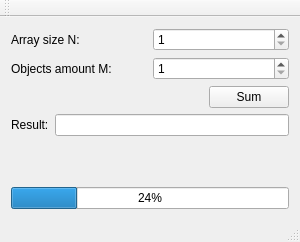
<?xml version="1.0" encoding="UTF-8"?>
<ui version="4.0">
 <class>MainWindow</class>
 <widget class="QMainWindow" name="MainWindow">
  <property name="geometry">
   <rect>
    <x>0</x>
    <y>0</y>
    <width>300</width>
    <height>242</height>
   </rect>
  </property>
  <property name="sizePolicy">
   <sizepolicy hsizetype="Preferred" vsizetype="Preferred">
    <horstretch>0</horstretch>
    <verstretch>0</verstretch>
   </sizepolicy>
  </property>
  <property name="minimumSize">
   <size>
    <width>300</width>
    <height>242</height>
   </size>
  </property>
  <property name="maximumSize">
   <size>
    <width>300</width>
    <height>242</height>
   </size>
  </property>
  <property name="windowTitle">
   <string>MainWindow</string>
  </property>
  <widget class="QWidget" name="centralWidget">
   <layout class="QVBoxLayout" name="verticalLayout">
    <item>
     <layout class="QGridLayout" name="gridLayout">
      <item row="0" column="0">
       <widget class="QLabel" name="label">
        <property name="text">
         <string>Array size N:</string>
        </property>
       </widget>
      </item>
      <item row="0" column="1">
       <widget class="QSpinBox" name="arraySizeSpinBox">
        <property name="minimum">
         <number>1</number>
        </property>
        <property name="maximum">
         <number>1000000</number>
        </property>
       </widget>
      </item>
      <item row="1" column="0">
       <widget class="QLabel" name="label_2">
        <property name="text">
         <string>Objects amount M:</string>
        </property>
       </widget>
      </item>
      <item row="1" column="1">
       <widget class="QSpinBox" name="objectsAmountSpinBox">
        <property name="minimum">
         <number>1</number>
        </property>
       </widget>
      </item>
     </layout>
    </item>
    <item>
     <layout class="QHBoxLayout" name="horizontalLayout">
      <item>
       <spacer name="horizontalSpacer">
        <property name="orientation">
         <enum>Qt::Horizontal</enum>
        </property>
        <property name="sizeHint" stdset="0">
         <size>
          <width>40</width>
          <height>20</height>
         </size>
        </property>
       </spacer>
      </item>
      <item>
       <widget class="QPushButton" name="SumPushButton">
        <property name="text">
         <string>Sum</string>
        </property>
       </widget>
      </item>
     </layout>
    </item>
    <item>
     <layout class="QHBoxLayout" name="horizontalLayout_2">
      <item>
       <widget class="QLabel" name="label_3">
        <property name="text">
         <string>Result:</string>
        </property>
       </widget>
      </item>
      <item>
       <widget class="QLineEdit" name="resultLineEdit">
        <property name="readOnly">
         <bool>true</bool>
        </property>
       </widget>
      </item>
     </layout>
    </item>
    <item>
     <spacer name="verticalSpacer">
      <property name="orientation">
       <enum>Qt::Vertical</enum>
      </property>
      <property name="sizeType">
       <enum>QSizePolicy::Expanding</enum>
      </property>
      <property name="sizeHint" stdset="0">
       <size>
        <width>20</width>
        <height>121</height>
       </size>
      </property>
     </spacer>
    </item>
    <item>
     <widget class="QProgressBar" name="progressBar">
      <property name="value">
       <number>24</number>
      </property>
     </widget>
    </item>
   </layout>
  </widget>
  <widget class="QMenuBar" name="menuBar">
   <property name="geometry">
    <rect>
     <x>0</x>
     <y>0</y>
     <width>300</width>
     <height>22</height>
    </rect>
   </property>
  </widget>
  <widget class="QToolBar" name="mainToolBar">
   <attribute name="toolBarArea">
    <enum>TopToolBarArea</enum>
   </attribute>
   <attribute name="toolBarBreak">
    <bool>false</bool>
   </attribute>
  </widget>
  <widget class="QStatusBar" name="statusBar"/>
 </widget>
 <layoutdefault spacing="6" margin="11"/>
 <resources/>
 <connections/>
</ui>
